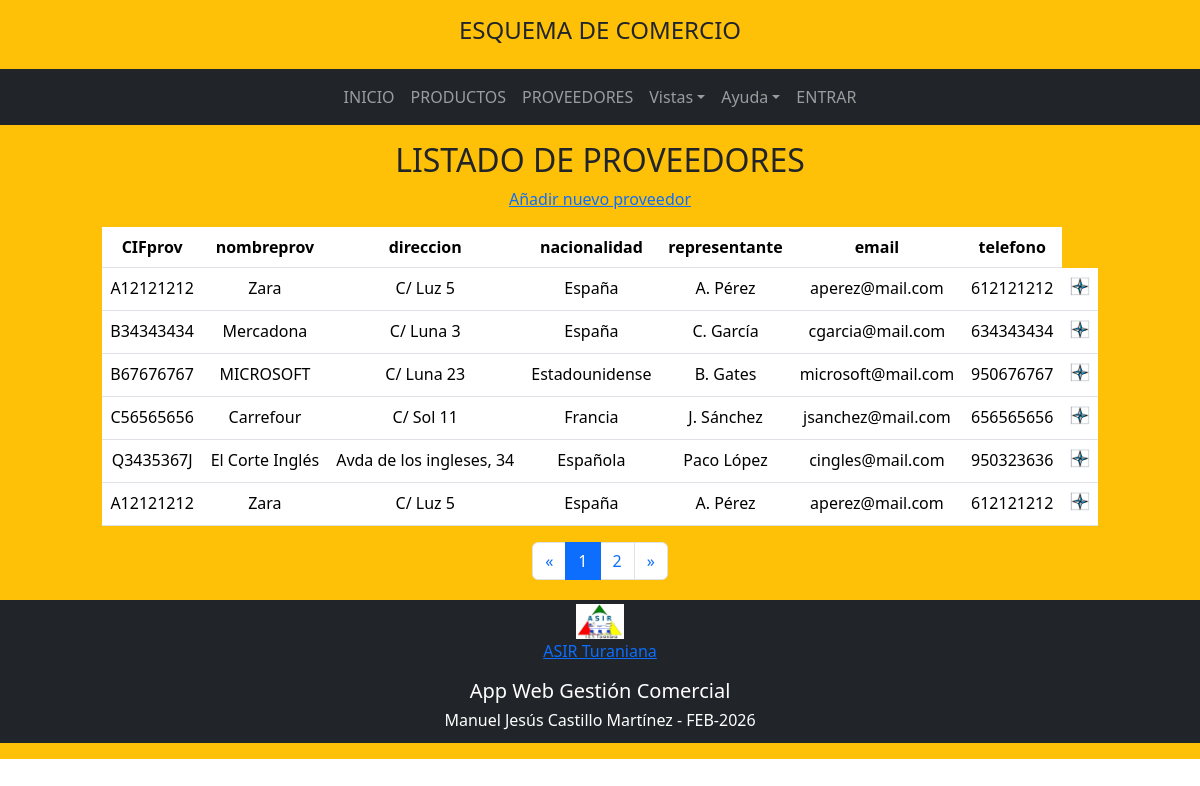
/CProveedores.php, run on the app's committed database.
### tables this page shows
CREATE TABLE `proveedores` (
  `CIFprov` char(9) NOT NULL,
  `nombreprov` varchar(30) DEFAULT NULL,
  `direccion` varchar(100) DEFAULT NULL,
  `nacionalidad` varchar(30) DEFAULT NULL,
  `representante` varchar(30) DEFAULT NULL,
  `email` varchar(100) DEFAULT NULL,
  `telefono` varchar(9) DEFAULT NULL
);

### CProveedores.php (the view, shortened to what this page needs)
<?php
	require_once('marcosup.php');
?>
   <div class="py-3 bg-warning" >
      <div class="container">
        <div class="row text-center">
		      <div class="text-center mx-auto col-10">
               <h2> LISTADO DE PROVEEDORES </h2>
               <p><a href="AProveedores.php">Añadir nuevo proveedor</a></p>
            </div>
		   </div>
		</div>
		<div class="row text-center">
			<div class="text-center mx-auto col-10">
               <?php
               $tabla="proveedores";
               $sentencia="select * from $tabla";
               echo '<table class="table table-condensed">';
               $cabeceras=mysqli_query($c,"SHOW FIELDS FROM $tabla");
               echo "<tr bgcolor='#f0f000'>";
               while ($cab=mysqli_fetch_row($cabeceras)){
                  echo "<th>$cab[0]</th>";
               }
               echo "</tr>";
               $resultado=mysqli_query($c,$sentencia);
                if (isset($_GET['pagina']))
                    {
                    $pagina=$_GET['pagina'];
                    }
                    else{
                    $pagina=1;
                    }
                $numreg=mysqli_num_rows($resultado);
                $numpag= ceil($numreg/6);
                $inicio=($pagina-1)*6;
                $sentencia .=" limit ".$inicio.", 6";
                $resultado=mysqli_query($c,$sentencia);
               while ($registro = mysqli_fetch_row($resultado)){
                  echo "<tr>";
                  $i=0;
                  foreach ($registro as $fila){
                     echo "<td> $registro[$i]</td>";
                     $i++;
                  }
                  echo '<td>';
                  echo'<form name="verproductos" method="POST" action="CProcedimientoProdProv.php">';
                    echo '<input type="image" src="estilos/estrella4.png" title="Productos del proveedor ... '.$registro[1].'" width="20">';
                  echo "</form>";
                  echo "</td>";
                  echo "</tr>";
               }
               echo "</table>";
                    if ($pagina==1){
                        $anterior=1;
                    }
                    else{
                        $anterior=$pagina-1;
                    }
                    if ($pagina==$numpag){
                        $siguiente=$pagina;
                    }
                    else{
                        $siguiente=$pagina+1;
                    }
                    echo "<div class='col-md-12 text-center'>";
                    echo '<ul class="pagination justify-content-center ">';
                    echo '	<li class="page-item ">';
                    echo '	  <a class="page-link" href="CProveedores.php?pagina='.$anterior.'">&laquo;</a>';
                    echo '	</li>';
                    for ($i=1;$i<=$numpag;$i++)
                    {
                        if($i==$pagina){
                                echo '	<li class="page-item active">';
                                echo '	  <a class="page-link"href="CProveedores.php?pagina='.$i.'">'.$i.'</a>';
                                echo '	</li>';
                            }
                            else{
                                echo '	<li class="page-item"><a class="page-link" href="CProveedores.php?pagina='.$i.'">'.$i.'</a></li>';
                            }
                    }
                    echo '	<li class="page-item ">';
                    echo '	  <a class="page-link" href="CProveedores.php?pagina='.$siguiente.'">&raquo;</a>';
                    echo '	</li>';
                    echo '  </ul>';
               ?>
		   </div>
		</div>
   </div>
<?php
	require_once('marcoinf.php');
?>

### data on the page
proveedores: CIFprov "A12121212", nombreprov "Zara", direccion "C/ Luz 5", nacionalidad "España", representante "A. Pérez", email "aperez@mail.com", telefono "612121212"
proveedores: CIFprov "B34343434", nombreprov "Mercadona", direccion "C/ Luna 3", nacionalidad "España", representante "C. García", email "cgarcia@mail.com", telefono "634343434"
proveedores: CIFprov "B67676767", nombreprov "MICROSOFT", direccion "C/ Luna 23", nacionalidad "Estadounidense", representante "B. Gates", email "microsoft@mail.com", telefono "950676767"
proveedores: CIFprov "C56565656", nombreprov "Carrefour", direccion "C/ Sol 11", nacionalidad "Francia", representante "J. Sánchez", email "jsanchez@mail.com", telefono "656565656"
proveedores: CIFprov "Q3435367J", nombreprov "El Corte Inglés", direccion "Avda de los ingleses, 34", nacionalidad "Española", representante "Paco López", email "cingles@mail.com", telefono "950323636"
proveedores: CIFprov "A12121212", nombreprov "Zara", direccion "C/ Luz 5", nacionalidad "España", representante "A. Pérez", email "aperez@mail.com", telefono "612121212"

### other printed values
$cab[0] "CIFprov"
$cab[0] "nombreprov"
$cab[0] "direccion"
$cab[0] "nacionalidad"
$cab[0] "representante"
$cab[0] "email"
$cab[0] "telefono"
